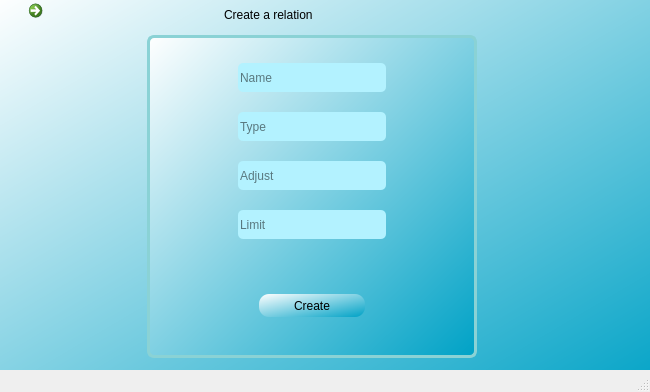
<?xml version="1.0" encoding="UTF-8"?>
<ui version="4.0">
 <class>MainWindow</class>
 <widget class="QMainWindow" name="MainWindow">
  <property name="geometry">
   <rect>
    <x>0</x>
    <y>0</y>
    <width>650</width>
    <height>392</height>
   </rect>
  </property>
  <property name="windowTitle">
   <string>MainWindow</string>
  </property>
  <widget class="QWidget" name="centralwidget">
   <widget class="QWidget" name="widget4" native="true">
    <property name="geometry">
     <rect>
      <x>0</x>
      <y>-7</y>
      <width>673</width>
      <height>400</height>
     </rect>
    </property>
    <property name="styleSheet">
     <string notr="true">QWidget#widget4{background-color: qlineargradient(spread:pad, x1:0.994318, y1:1, x2:0, y2:0, stop:0 rgba(0, 162, 198, 255), stop:1 rgba(255, 255, 255, 255));




}</string>
    </property>
    <widget class="QFrame" name="frame4">
     <property name="geometry">
      <rect>
       <x>147</x>
       <y>42</y>
       <width>330</width>
       <height>323</height>
      </rect>
     </property>
     <property name="styleSheet">
      <string notr="true">QFrame#frame4{background-color: qlineargradient(spread:pad, x1:0.994318, y1:1, x2:0, y2:0, stop:0 rgba(0, 162, 198, 255), stop:1 rgba(255, 255, 255, 255));


background-image: url(:/k/datascience.jpg);
border-radius:7px;
border: 3px solid #8ad2d5;

}</string>
     </property>
     <property name="frameShape">
      <enum>QFrame::StyledPanel</enum>
     </property>
     <property name="frameShadow">
      <enum>QFrame::Raised</enum>
     </property>
     <widget class="QLineEdit" name="name">
      <property name="geometry">
       <rect>
        <x>91</x>
        <y>28</y>
        <width>148</width>
        <height>29</height>
       </rect>
      </property>
      <property name="styleSheet">
       <string notr="true">QLineEdit#name{
border-radius:5px;
	background-color: rgb(179, 242, 255);

}</string>
      </property>
      <property name="placeholderText">
       <string>Name</string>
      </property>
     </widget>
     <widget class="QLineEdit" name="type">
      <property name="geometry">
       <rect>
        <x>91</x>
        <y>77</y>
        <width>148</width>
        <height>29</height>
       </rect>
      </property>
      <property name="styleSheet">
       <string notr="true">QLineEdit#type
{
border-radius:5px;
	background-color: rgb(179, 242, 255);

}</string>
      </property>
      <property name="placeholderText">
       <string>Type</string>
      </property>
     </widget>
     <widget class="QPushButton" name="creater">
      <property name="geometry">
       <rect>
        <x>112</x>
        <y>259</y>
        <width>106</width>
        <height>23</height>
       </rect>
      </property>
      <property name="styleSheet">
       <string notr="true">QPushButton#creater{
border-radius: 10px;
background-color: qlineargradient(spread:pad, x1:0.994318, y1:1, x2:0, y2:0, stop:0 rgba(0, 162, 198, 255), stop:1 rgba(255, 255, 255, 255));}</string>
      </property>
      <property name="text">
       <string>Create</string>
      </property>
     </widget>
     <widget class="QLineEdit" name="adjust">
      <property name="geometry">
       <rect>
        <x>91</x>
        <y>126</y>
        <width>148</width>
        <height>29</height>
       </rect>
      </property>
      <property name="styleSheet">
       <string notr="true">QLineEdit#adjust{
border-radius:5px;
	background-color: rgb(179, 242, 255);

}</string>
      </property>
      <property name="placeholderText">
       <string>Adjust</string>
      </property>
     </widget>
     <widget class="QLineEdit" name="limit">
      <property name="geometry">
       <rect>
        <x>91</x>
        <y>175</y>
        <width>148</width>
        <height>29</height>
       </rect>
      </property>
      <property name="styleSheet">
       <string notr="true">QLineEdit#limit
{
border-radius:5px;
	background-color: rgb(179, 242, 255);

}</string>
      </property>
      <property name="placeholderText">
       <string>Limit</string>
      </property>
     </widget>
     <widget class="QLabel" name="label">
      <property name="geometry">
       <rect>
        <x>140</x>
        <y>224</y>
        <width>47</width>
        <height>14</height>
       </rect>
      </property>
      <property name="text">
       <string/>
      </property>
     </widget>
    </widget>
    <widget class="QLabel" name="label_2">
     <property name="geometry">
      <rect>
       <x>224</x>
       <y>14</y>
       <width>183</width>
       <height>16</height>
      </rect>
     </property>
     <property name="styleSheet">
      <string notr="true">QLabel#label_2{ font: 16pt &quot;NSimSun&quot;;
color: rgb(0,0,0);}</string>
     </property>
     <property name="text">
      <string>Create a relation</string>
     </property>
    </widget>
    <widget class="QCommandLinkButton" name="home">
     <property name="geometry">
      <rect>
       <x>21</x>
       <y>0</y>
       <width>36</width>
       <height>41</height>
      </rect>
     </property>
     <property name="text">
      <string/>
     </property>
     <property name="icon">
      <iconset resource="tes.qrc">
       <normaloff>:/ok/home.png</normaloff>:/ok/home.png</iconset>
     </property>
    </widget>
   </widget>
  </widget>
  <widget class="QStatusBar" name="statusbar"/>
 </widget>
 <resources>
  <include location="ok.qrc"/>
  <include location="tes.qrc"/>
 </resources>
 <connections/>
</ui>
